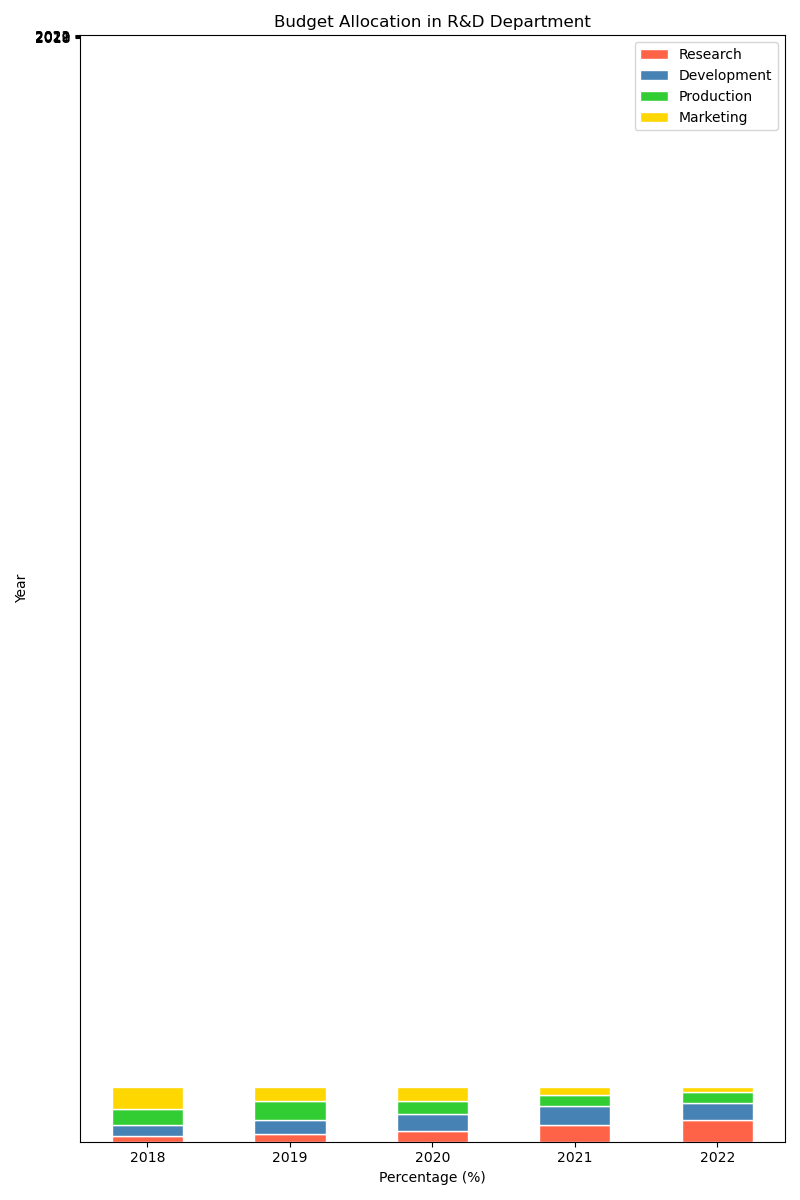

Write the Python code that produced this figure.

import seaborn as sns
import matplotlib.pyplot as plt
import pandas as pd

# Data generation from the table
data = {
    'Year': [2018, 2019, 2020, 2021, 2022],
    'Research': [10, 15, 20, 30, 40],
    'Development': [20, 25, 30, 35, 30],
    'Production': [30, 35, 25, 20, 20],
    'Marketing': [40, 25, 25, 15, 10]
}
df = pd.DataFrame(data)

# Calculate the percentage of each category
df_pct = df.set_index('Year').apply(lambda x: x / x.sum() * 100, axis=1).reset_index()

# Stacked bar chart
fig, ax = plt.subplots(figsize=(8, 12))  # Change width and height of the chart

colors = ['#FF6347', '#4682B4', '#32CD32', '#FFD700']  # Modify color scheme using specific color codes

# Plotting
bottom = pd.Series([0] * len(df_pct))
for i, col in enumerate(df.columns[1:]):
    ax.bar(
        df_pct['Year'],
        df_pct[col],
        bottom=bottom,
        color=colors[i],
        edgecolor='white',
        width=0.5,  # Changed width of the bars reasonably
    )
    bottom += df_pct[col]

# Adding labels and title
ax.set_xlabel('Percentage (%)')
ax.set_ylabel('Year')
plt.title('Budget Allocation in R&D Department')

# Change the orientation to vertical
ax.set_yticks(df_pct['Year'])
ax.set_yticklabels(df_pct['Year'], rotation=0)
ax.legend(df.columns[1:], loc='upper right')

plt.tight_layout()
plt.show()
